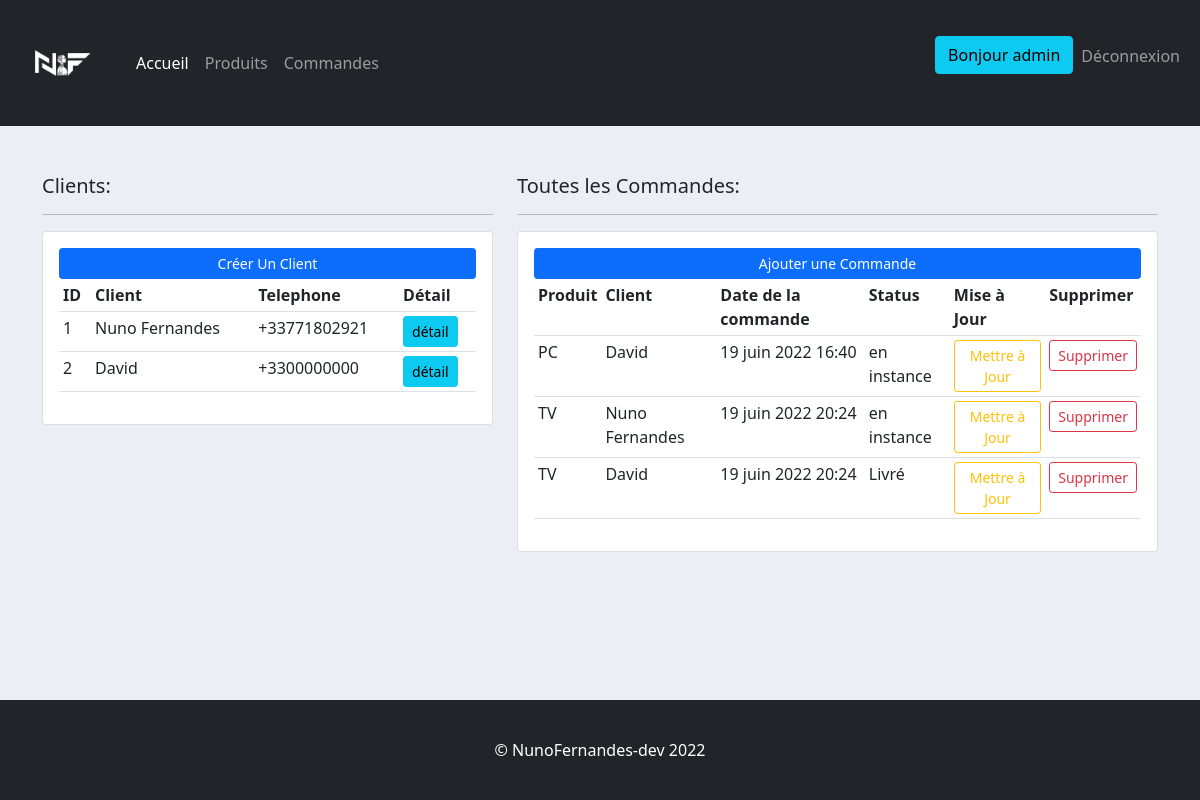
The app's page / (signed in), older data.
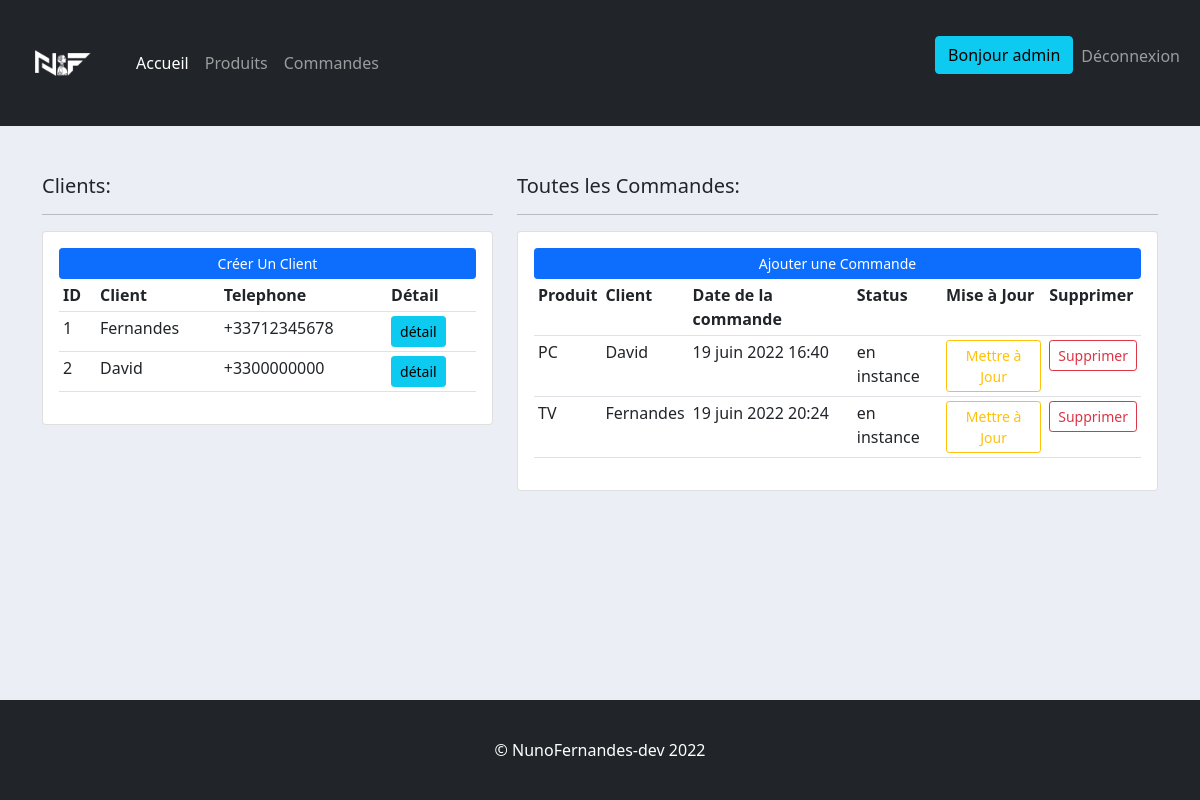
The same page, newer data.
### client/models.py (models this page shows, shortened)
class Client(models.Model):
    name = models.CharField(max_length=200, null=True)
    first_name = models.CharField(max_length=200, null=True)
    email = models.EmailField(max_length=250, null=True)
    phone = models.CharField(max_length=20, null=True)
    creation_date = models.DateTimeField(auto_now_add=True, null=True)

### command/models.py (models this page shows)
class Command(models.Model):
    STATUTS = (
        ('en instance', 'en instance'),
        ('Non livré', 'Non livré'),
        ('Livré', 'Livré')
    )
    client = models.ForeignKey(Client, on_delete=models.SET_NULL, null=True)
    product = models.ForeignKey(Product, on_delete=models.SET_NULL, null=True)
    statut = models.CharField(max_length=200, null=True, choices=STATUTS)
    creation_date = models.DateTimeField(auto_now_add=True, null=True)

### product/models.py (models this page shows, shortened)
class Product(models.Model):
    name = models.CharField(max_length=200, null=True)
    description = models.TextField(null=True)
    price = models.FloatField(null=True)
    creation_date = models.DateTimeField(auto_now_add=True, null=True)
    tag = models.ManyToManyField(Tag)

### product/views.py (the view)
# urls.py: path('', views.home, name='home')
@login_required(login_url='account:connexion')
def home(request):
    commands = Command.objects.all()
    clients = Client.objects.all()
    context = {'commands': commands, 'clients': clients}
    return render(request, 'product/index.html', context)

### product/templates/product/index.html (shortened to what this page needs)
{% extends 'base/base.html' %}
{% block content %}
    <div class="row my-5">
        <div class="col-md-5">
            <h5>Clients:</h5>
            <hr>
            <div class="card card-body">
                <a class="btn btn-primary  btn-sm btn-block" href="{% url 'client:new_client' %}">Créer Un Client</a>
                <table class="table table-sm">
                    <tr>
                        <th>ID</th>
                        <th>Client</th>
                        <th>Telephone</th>
                        <th>Détail</th>
                    </tr>
                    {% for client in clients %}
                        <tr>
                            <td>{{ client.id }}</td>
                            <td>{{ client.name }}</td>
                            <td>{{ client.phone }}</td>
                            <td><a class="btn btn-sm btn-info" href="{% url 'client:list_client' client.id %}"> détail </a></td>
                        </tr>
                    {% endfor %}
                </table>
            </div>
        </div>
        <div class="col-md-7">
            <h5>Toutes les Commandes:</h5>
            <hr>
            <div class="card card-body">
                <a class="btn btn-primary  btn-sm btn-block" href="{% url 'command:add_command' %}">Ajouter une Commande</a>
                <table class="table table-sm">
                    <tr>
                        <th>Produit</th>
                        <th>Client</th>
                        <th>Date de la commande</th>
                        <th>Status</th>
                        <th>Mise à Jour</th>
                        <th>Supprimer</th>
                    </tr>
                    {% for command in commands%}
                        <tr>
                            <td>{{ command.product.name }}</td>
                            <td>{{ command.client.name }}</td>
                            <td>{{ command.creation_date }}</td>
                            <td>{{ command.statut }}</td>
                            <td><a class="btn btn-sm btn-outline-warning" href="{% url 'command:modify_command' command.id %}">Mettre à Jour</a></td>
                            <td><a class="btn btn-sm btn-outline-danger" href="{% url 'command:delete_command' command.id %}">Supprimer</a></td>
                        </tr>
                    {% endfor %}
                </table>
            </div>
        </div>
    </div>
{% endblock %}

### templates/base/base.html (shortened to what this page needs)
<!DOCTYPE html>
{% load static %}
<html lang="fr">
<head>
    <link rel="stylesheet" href="https://cdnjs.cloudflare.com/ajax/libs/font-awesome/6.1.1/css/all.min.css" />
    <link href="https://cdn.jsdelivr.net/npm/bootstrap@5.0.2/dist/css/bootstrap.min.css" rel="stylesheet">
    {% block stylesheets %}
        <link rel="stylesheet" href="{% static 'css/base.css' %}">
    {% endblock %}
</head>
<body>
    {% include 'base/navbar.html' %}
<main id="main" class="container">
    {% block content %}{% endblock %}
</main>
<footer>
    {% block footer %}{% include 'base/footer.html' %}{% endblock %}
</footer>
</body>
</html>

### templates/base/navbar.html (shortened to what this page needs)
{% load static %}
<nav class="navbar navbar-expand-lg navbar-dark bg-dark">
    <div class="container-fluid">
        <a class="navbar-brand" href="{% url 'product:home' %}"><img src="{% static 'images/logos.png' %}" alt="logotype de l'entreprise" width="100"></a>
        <div class="collapse navbar-collapse" id="navbarSupportedContent">
            {% if request.user.is_authenticated %}
                <ul class="navbar-nav me-auto mb-2 mb-lg-0">
                    <li class="nav-item">
                        <a class="nav-link active" aria-current="page" href="{% url 'product:home' %}">Accueil</a>
                    </li>
                    <li class="nav-item">
                        <a class="nav-link" href="{% url 'product:home' %}">Produits</a>
                    </li>
                    <li class="nav-item">
                        <a class="nav-link" href="{% url 'command:list_command' %}">Commandes</a>
                    </li>
                </ul>
            {% endif %}
            <ul class="navbar-nav me-start mb-2 mb-lg-0">
                {% if request.user.is_authenticated %}
                    <p class="btn btn-info">Bonjour {{ request.user }}</p>
                    <li class="nav-item">
                        <a class="nav-link" href="{% url 'account:logout' %}">Déconnexion</a>
                    </li>
                {% endif %}
            </ul>
        </div>
    </div>
</nav>

### templates/base/footer.html
<div class="text-center bg-dark" style="height:100px;">
    <p style="color:#fff;line-height:100px;">&copy; NunoFernandes-dev 2022</p>
</div>

### static/css/base.css (style rules this page uses)
body { background-color: #ebeff5; }
html body footer { position: absolute; width: 100%; bottom: 0; }

Row changes from the older to the newer data that the page shows:
removed Command: product.name "TV", client.name "David", creation_date "19 juin 2022 20:24", statut "Livré"
changed Client id 1: name "Nuno Fernandes" → "Fernandes"; phone "+33771802921" → "+33712345678"
changed through a linked row, Command "TV": client.name "Nuno Fernandes" → "Fernandes"
